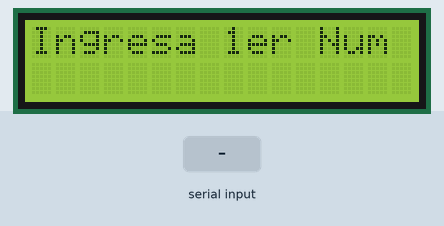
Recording of a sketch running on a simulated Arduino Uno, built with avr-gcc and run on an emulated ATmega328P. Shown: 16×2 character LCD. Inputs (shaded band) come from the test bench.

Above: at 1.2 s.
1.3 s: "90/45\n" received over Serial
At 3.1 s:
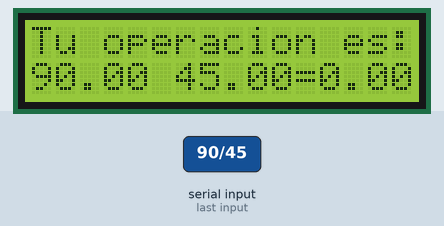
At 13.2 s:
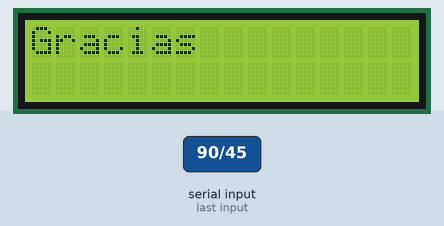
Timing chart, 0 to 14.7 s (numbered marks = the images above; inputs shaded):
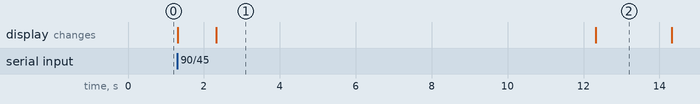

The sketch:

calculadora.ino
```cpp
#include <LiquidCrystal.h>
int rs = 12;
int e = 11;
int d4 = 5;
int d5 = 4;
int d6 = 3;
int d7 = 2;
int numero = 0;
float firstN;
float secondN;
float result;
String operatorN;

LiquidCrystal lcd(rs, e, d4, d5, d6, d7);

void setup() {
  // put your setup code here, to run once:
  lcd.begin(16, 2);
  Serial.begin(9600);
}

void loop() {
  // put your main code here, to run repeatedly:
  lcd.setCursor(0, 0);
  lcd.print("Ingresa 1er Num");
  while (Serial.available() == 0) {

  }
  firstN = Serial.parseFloat();
  lcd.clear();

  lcd.setCursor(0, 0);
  lcd.print("Ingresa 2do Num");
  while (Serial.available() == 0) {

  }
  secondN = Serial.parseFloat();
  lcd.clear();
  lcd.setCursor(0, 0);
  lcd.print("Que Operacion?");
  lcd.setCursor(0, 1);
  lcd.print("+ - * /");
  while (Serial.available() == 0) {

  }
  operatorN = Serial.readString();
  lcd.clear();

  if (operatorN == "+" ) {
    result = firstN + secondN;
  }
  if (operatorN == "-") {
    result = firstN - secondN;
  }
  if (operatorN == "*") {
    result = firstN * secondN;
  }
  if (operatorN == "/") {
    result = firstN / secondN;
  }

  lcd.setCursor(0, 0);
  lcd.print("Tu operacion es:");
  lcd.setCursor(0, 1);
  lcd.print(firstN);
  lcd.print(operatorN);
  lcd.print(secondN);
  lcd.print("=");
  lcd.print(result);
  delay(10000);
  lcd.clear();
  lcd.setCursor(0, 0);
  lcd.print("Gracias");
  delay(2000);
  lcd.clear();
}
```

Measured:
- after the input at 1.3 s, the display: first changes at once (image 1 shows a later state)
- what the display in image 1 shows lasts 10.0 s, from 2.3 s to 12.3 s
